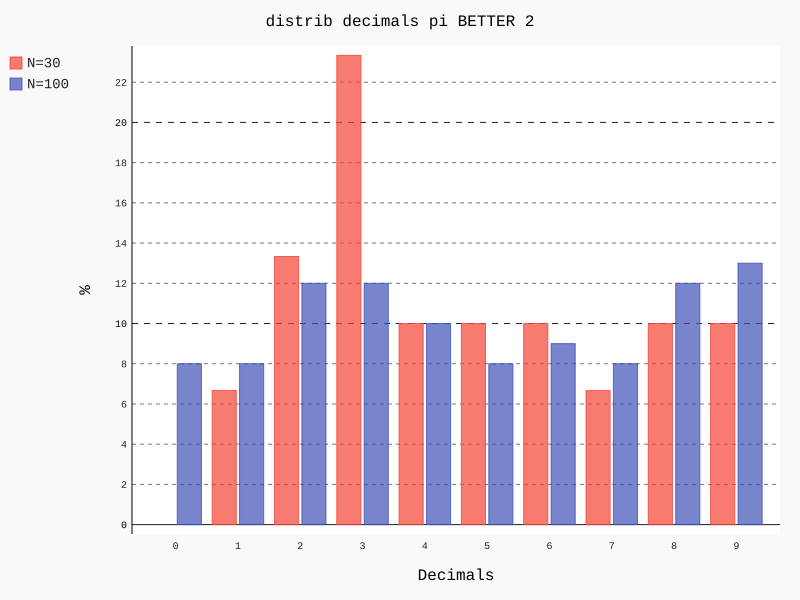

The Python source for this figure:


from jonmodule import Sub_in_main as sbm 
from jonmodule import strconvert
import pygal
import time


s=time.time()

filenames = [ 'pi_30.txt', 'pi_100.txt' ]

domain = range(0,10)
 

lines =  []
for item in filenames:
	with open(item) as f:
		lines_item = f.readlines() 
		lines.append(lines_item )

str_lines = [] 
for item in lines:
	str_lines_item = strconvert(item)[0:1] + strconvert(item)[2:-1] 
	str_lines.append(str_lines_item)



CL = []
for item in str_lines:
	CL_item = [ sbm(x, item ) for x in domain ]
	CL.append(CL_item)


freq = []
for CL_n in CL:
	freq_n = [ element.jcount() for element in CL_n ]
	freq.append(freq_n)
	

norm_freq = [ ]
for freq_n in freq:
	norm_freq_n = [ 100*element/sum(freq_n) for element in freq_n ]
	norm_freq.append(norm_freq_n)



hist = pygal.Bar()
for item in str_lines:
	n = str_lines.index(item)
	hist.add('N='+ str( len(item) ), norm_freq[n])



hist.x_labels  = list(domain)
hist.x_title = " Decimals"
hist.y_title = "%"
hist.title = "distrib decimals pi BETTER 2"

svg_file_name = hist.title.replace(' ','_')
hist.render_to_file( str(svg_file_name) +'.svg')

e=time.time()

print(100*(e-s))
